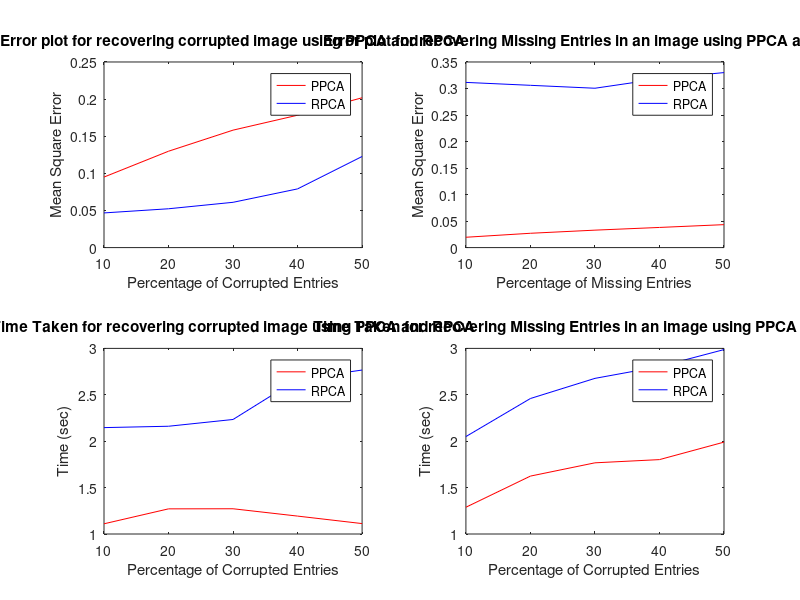

This figure's MATLAB source:
n=[10 20 30 40 50];

ppca1=[0.095 0.1298 0.1582 0.1783 0.2018];
rpca1=[0.0467 0.0523 0.061 0.07906 0.1227];

ppcat=[1.11	1.271 1.272	1.193 1.1123];
rpcat=[2.1464 2.1611 2.234 2.667 2.7667];

ppcame=[0.0195	0.027	0.0329	0.038	0.04328];
rpcame=[0.3115	0.306	0.30049	0.318299	0.33];

ppcamt=[1.2884	1.624	1.767	1.8016	1.99];
rpcamt=[2.05	2.46	2.677	2.804	2.987];


subplot(221);
plot(n,ppca1,'r',n,rpca1,'b');
legend('PPCA','RPCA');
xlabel('Percentage of Corrupted Entries')
ylabel('Mean Square Error')
title('Error plot for recovering corrupted image using PPCA and RPCA')

subplot(223);
plot(n,ppcat,'r',n,rpcat,'b');
legend('PPCA','RPCA');
xlabel('Percentage of Corrupted Entries')
ylabel('Time (sec)')
title('Time Taken for recovering corrupted image using PPCA and RPCA')


subplot(222);
plot(n,ppcame,'r',n,rpcame,'b');
legend('PPCA','RPCA');
xlabel('Percentage of Missing Entries')
ylabel('Mean Square Error')
title('Error plot for recovering Missing Entries in an image using PPCA and RPCA')


subplot(224);
plot(n,ppcamt,'r',n,rpcamt,'b');
legend('PPCA','RPCA');
xlabel('Percentage of Corrupted Entries')
ylabel('Time (sec)')
title('Time Taken for recovering Missing Entries in an image using PPCA and RPCA')